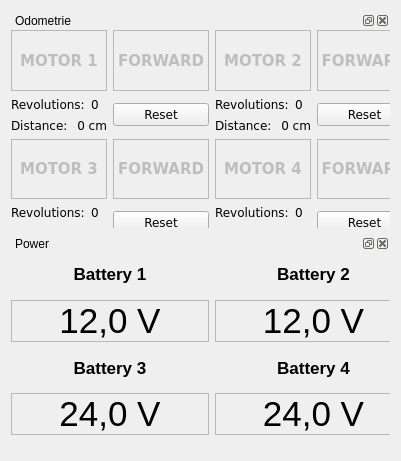
   <widget class="QWidget" name="layoutWidget" >
    <property name="geometry" >
     <rect>
      <x>980</x>
      <y>0</y>
      <width>401</width>
      <height>461</height>
     </rect>
    </property>
    <layout class="QVBoxLayout" name="verticalLayout_2" >
     <item>
      <widget class="QDockWidget" name="dockOdometrie" >
       <property name="sizePolicy" >
        <sizepolicy vsizetype="Expanding" hsizetype="Expanding" >
         <horstretch>0</horstretch>
         <verstretch>0</verstretch>
        </sizepolicy>
       </property>
       <property name="windowTitle" >
        <string>Odometrie</string>
       </property>
       <widget class="QWidget" name="dockWidgetContents_10" >
        <property name="geometry" >
         <rect>
          <x>0</x>
          <y>20</y>
          <width>399</width>
          <height>207</height>
         </rect>
        </property>
        <widget class="QWidget" name="layoutWidget" >
         <property name="geometry" >
          <rect>
           <x>0</x>
           <y>0</y>
           <width>401</width>
           <height>211</height>
          </rect>
         </property>
         <layout class="QGridLayout" name="gridLayout_2" >
          <item row="0" column="0" >
           <layout class="QVBoxLayout" >
            <item>
             <layout class="QHBoxLayout" >
              <item>
               <widget class="QLabel" name="lblPower1" >
                <property name="enabled" >
                 <bool>false</bool>
                </property>
                <property name="sizePolicy" >
                 <sizepolicy vsizetype="Minimum" hsizetype="Preferred" >
                  <horstretch>0</horstretch>
                  <verstretch>31</verstretch>
                 </sizepolicy>
                </property>
                <property name="font" >
                 <font>
                  <family>Verdana</family>
                  <pointsize>11</pointsize>
                  <weight>75</weight>
                  <italic>false</italic>
                  <bold>true</bold>
                  <underline>false</underline>
                  <strikeout>false</strikeout>
                 </font>
                </property>
                <property name="frameShape" >
                 <enum>QFrame::StyledPanel</enum>
                </property>
                <property name="frameShadow" >
                 <enum>QFrame::Raised</enum>
                </property>
                <property name="text" >
                 <string>MOTOR 1</string>
                </property>
                <property name="alignment" >
                 <set>Qt::AlignCenter</set>
                </property>
               </widget>
              </item>
              <item>
               <widget class="QLabel" name="lblDirection1" >
                <property name="enabled" >
                 <bool>false</bool>
                </property>
                <property name="sizePolicy" >
                 <sizepolicy vsizetype="Minimum" hsizetype="Preferred" >
                  <horstretch>0</horstretch>
                  <verstretch>31</verstretch>
                 </sizepolicy>
                </property>
                <property name="font" >
                 <font>
                  <family>Verdana</family>
                  <pointsize>11</pointsize>
                  <weight>75</weight>
                  <italic>false</italic>
                  <bold>true</bold>
                  <underline>false</underline>
                  <strikeout>false</strikeout>
                 </font>
                </property>
                <property name="frameShape" >
                 <enum>QFrame::StyledPanel</enum>
                </property>
                <property name="frameShadow" >
                 <enum>QFrame::Raised</enum>
                </property>
                <property name="text" >
                 <string>FORWARD</string>
                </property>
                <property name="alignment" >
                 <set>Qt::AlignCenter</set>
                </property>
                <property name="wordWrap" >
                 <bool>true</bool>
                </property>
               </widget>
              </item>
             </layout>
            </item>
            <item>
             <layout class="QHBoxLayout" >
              <item>
               <layout class="QVBoxLayout" >
                <item>
                 <layout class="QHBoxLayout" >
                  <item>
                   <widget class="QLabel" name="textLabel1_2" >
                    <property name="font" >
                     <font>
                      <family>Verdana</family>
                     </font>
                    </property>
                    <property name="text" >
                     <string>Revolutions:</string>
                    </property>
                   </widget>
                  </item>
                  <item>
                   <widget class="QLabel" name="labelRevolutions1" >
                    <property name="font" >
                     <font>
                      <family>Verdana</family>
                     </font>
                    </property>
                    <property name="layoutDirection" >
                     <enum>Qt::RightToLeft</enum>
                    </property>
                    <property name="text" >
                     <string>0</string>
                    </property>
                   </widget>
                  </item>
                 </layout>
                </item>
                <item>
                 <layout class="QHBoxLayout" >
                  <item>
                   <widget class="QLabel" name="textLabel1" >
                    <property name="font" >
                     <font>
                      <family>Verdana</family>
                     </font>
                    </property>
                    <property name="text" >
                     <string>Distance:</string>
                    </property>
                   </widget>
                  </item>
                  <item>
                   <widget class="QLabel" name="labelDrivenDistance1" >
                    <property name="font" >
                     <font>
                      <family>Verdana</family>
                     </font>
                    </property>
                    <property name="text" >
                     <string>0 cm</string>
                    </property>
                    <property name="alignment" >
                     <set>Qt::AlignRight|Qt::AlignTrailing|Qt::AlignVCenter</set>
                    </property>
                   </widget>
                  </item>
                 </layout>
                </item>
               </layout>
              </item>
              <item>
               <widget class="QPushButton" name="btnResetMovement1" >
                <property name="font" >
                 <font>
                  <family>Verdana</family>
                 </font>
                </property>
                <property name="text" >
                 <string>Reset</string>
                </property>
               </widget>
              </item>
             </layout>
            </item>
           </layout>
          </item>
          <item row="0" column="1" >
           <layout class="QVBoxLayout" >
            <item>
             <layout class="QHBoxLayout" >
              <item>
               <widget class="QLabel" name="lblPower2" >
                <property name="enabled" >
                 <bool>false</bool>
                </property>
                <property name="font" >
                 <font>
                  <family>Verdana</family>
                  <pointsize>11</pointsize>
                  <weight>75</weight>
                  <italic>false</italic>
                  <bold>true</bold>
                  <underline>false</underline>
                  <strikeout>false</strikeout>
                 </font>
                </property>
                <property name="frameShape" >
                 <enum>QFrame::StyledPanel</enum>
                </property>
                <property name="frameShadow" >
                 <enum>QFrame::Raised</enum>
                </property>
                <property name="text" >
                 <string>MOTOR 2</string>
                </property>
                <property name="alignment" >
                 <set>Qt::AlignCenter</set>
                </property>
               </widget>
              </item>
              <item>
               <widget class="QLabel" name="lblDirection2" >
                <property name="enabled" >
                 <bool>false</bool>
                </property>
                <property name="font" >
                 <font>
                  <family>Verdana</family>
                  <pointsize>11</pointsize>
                  <weight>75</weight>
                  <italic>false</italic>
                  <bold>true</bold>
                  <underline>false</underline>
                  <strikeout>false</strikeout>
                 </font>
                </property>
                <property name="frameShape" >
                 <enum>QFrame::StyledPanel</enum>
                </property>
                <property name="frameShadow" >
                 <enum>QFrame::Raised</enum>
                </property>
                <property name="text" >
                 <string>FORWARD</string>
                </property>
                <property name="alignment" >
                 <set>Qt::AlignCenter</set>
                </property>
                <property name="wordWrap" >
                 <bool>true</bool>
                </property>
               </widget>
              </item>
             </layout>
            </item>
            <item>
             <layout class="QHBoxLayout" >
              <item>
               <layout class="QVBoxLayout" >
                <item>
                 <layout class="QHBoxLayout" >
                  <item>
                   <widget class="QLabel" name="textLabel2_7" >
                    <property name="font" >
                     <font>
                      <family>Verdana</family>
                     </font>
                    </property>
                    <property name="text" >
                     <string>Revolutions:</string>
                    </property>
                   </widget>
                  </item>
                  <item>
                   <widget class="QLabel" name="labelRevolutions2" >
                    <property name="font" >
                     <font>
                      <family>Verdana</family>
                     </font>
                    </property>
                    <property name="layoutDirection" >
                     <enum>Qt::RightToLeft</enum>
                    </property>
                    <property name="text" >
                     <string>0</string>
                    </property>
                   </widget>
                  </item>
                 </layout>
                </item>
                <item>
                 <layout class="QHBoxLayout" >
                  <item>
                   <widget class="QLabel" name="textLabel2_6" >
                    <property name="font" >
                     <font>
                      <family>Verdana</family>
                     </font>
                    </property>
                    <property name="text" >
                     <string>Distance:</string>
                    </property>
                   </widget>
                  </item>
                  <item>
                   <widget class="QLabel" name="labelDrivenDistance2" >
                    <property name="font" >
                     <font>
                      <family>Verdana</family>
                     </font>
                    </property>
                    <property name="text" >
                     <string>0 cm</string>
                    </property>
                    <property name="alignment" >
                     <set>Qt::AlignRight|Qt::AlignTrailing|Qt::AlignVCenter</set>
                    </property>
                   </widget>
                  </item>
                 </layout>
                </item>
               </layout>
              </item>
              <item>
               <widget class="QPushButton" name="btnResetMovement2" >
                <property name="font" >
                 <font>
                  <family>Verdana</family>
                 </font>
                </property>
                <property name="text" >
                 <string>Reset</string>
                </property>
               </widget>
              </item>
             </layout>
            </item>
           </layout>
          </item>
          <item row="1" column="0" >
           <layout class="QVBoxLayout" >
            <item>
             <layout class="QHBoxLayout" >
              <item>
               <widget class="QLabel" name="lblPower3" >
                <property name="enabled" >
                 <bool>false</bool>
                </property>
                <property name="font" >
                 <font>
                  <family>Verdana</family>
                  <pointsize>11</pointsize>
                  <weight>75</weight>
                  <italic>false</italic>
                  <bold>true</bold>
                  <underline>false</underline>
                  <strikeout>false</strikeout>
                 </font>
                </property>
                <property name="frameShape" >
                 <enum>QFrame::StyledPanel</enum>
                </property>
                <property name="frameShadow" >
                 <enum>QFrame::Raised</enum>
                </property>
                <property name="text" >
                 <string>MOTOR 3</string>
                </property>
                <property name="alignment" >
                 <set>Qt::AlignCenter</set>
                </property>
               </widget>
              </item>
              <item>
               <widget class="QLabel" name="lblDirection1_2" >
                <property name="enabled" >
                 <bool>false</bool>
                </property>
                <property name="font" >
                 <font>
                  <family>Verdana</family>
                  <pointsize>11</pointsize>
                  <weight>75</weight>
                  <italic>false</italic>
                  <bold>true</bold>
                  <underline>false</underline>
                  <strikeout>false</strikeout>
                 </font>
                </property>
                <property name="frameShape" >
                 <enum>QFrame::StyledPanel</enum>
                </property>
                <property name="frameShadow" >
                 <enum>QFrame::Raised</enum>
                </property>
                <property name="text" >
                 <string>FORWARD</string>
                </property>
                <property name="alignment" >
                 <set>Qt::AlignCenter</set>
                </property>
                <property name="wordWrap" >
                 <bool>true</bool>
                </property>
               </widget>
              </item>
             </layout>
            </item>
            <item>
             <layout class="QHBoxLayout" >
              <item>
               <layout class="QVBoxLayout" >
                <item>
                 <layout class="QHBoxLayout" >
                  <item>
                   <widget class="QLabel" name="textLabel1_3" >
                    <property name="font" >
                     <font>
                      <family>Verdana</family>
                     </font>
                    </property>
                    <property name="text" >
                     <string>Revolutions:</string>
                    </property>
                   </widget>
                  </item>
                  <item>
                   <widget class="QLabel" name="labelRevolutions1_2" >
                    <property name="font" >
                     <font>
                      <family>Verdana</family>
                     </font>
                    </property>
                    <property name="layoutDirection" >
                     <enum>Qt::RightToLeft</enum>
                    </property>
                    <property name="text" >
                     <string>0</string>
                    </property>
                   </widget>
                  </item>
                 </layout>
                </item>
                <item>
                 <layout class="QHBoxLayout" >
                  <item>
                   <widget class="QLabel" name="textLabel1_4" >
                    <property name="font" >
                     <font>
                      <family>Verdana</family>
                     </font>
                    </property>
                    <property name="text" >
                     <string>Distance:</string>
                    </property>
                   </widget>
                  </item>
                  <item>
                   <widget class="QLabel" name="labelDrivenDistance1_2" >
                    <property name="font" >
                     <font>
                      <family>Verdana</family>
                     </font>
                    </property>
                    <property name="text" >
                     <string>0 cm</string>
                    </property>
                    <property name="alignment" >
                     <set>Qt::AlignRight|Qt::AlignTrailing|Qt::AlignVCenter</set>
                    </property>
                   </widget>
                  </item>
                 </layout>
                </item>
               </layout>
              </item>
              <item>
               <widget class="QPushButton" name="btnResetMovement1_2" >
                <property name="font" >
                 <font>
                  <family>Verdana</family>
                 </font>
                </property>
                <property name="text" >
                 <string>Reset</string>
                </property>
               </widget>
              </item>
             </layout>
            </item>
           </layout>
          </item>
          <item row="1" column="1" >
           <layout class="QVBoxLayout" >
            <item>
             <layout class="QHBoxLayout" >
              <item>
               <widget class="QLabel" name="lblPower4" >
                <property name="enabled" >
                 <bool>false</bool>
                </property>
                <property name="font" >
                 <font>
                  <family>Verdana</family>
                  <pointsize>11</pointsize>
                  <weight>75</weight>
                  <italic>false</italic>
                  <bold>true</bold>
                  <underline>false</underline>
                  <strikeout>false</strikeout>
                 </font>
                </property>
                <property name="frameShape" >
                 <enum>QFrame::StyledPanel</enum>
                </property>
                <property name="frameShadow" >
                 <enum>QFrame::Raised</enum>
                </property>
                <property name="text" >
                 <string>MOTOR 4</string>
                </property>
                <property name="alignment" >
                 <set>Qt::AlignCenter</set>
                </property>
               </widget>
              </item>
              <item>
               <widget class="QLabel" name="lblDirection1_3" >
                <property name="enabled" >
                 <bool>false</bool>
                </property>
                <property name="font" >
                 <font>
                  <family>Verdana</family>
                  <pointsize>11</pointsize>
                  <weight>75</weight>
                  <italic>false</italic>
                  <bold>true</bold>
                  <underline>false</underline>
                  <strikeout>false</strikeout>
                 </font>
                </property>
                <property name="frameShape" >
                 <enum>QFrame::StyledPanel</enum>
                </property>
                <property name="frameShadow" >
                 <enum>QFrame::Raised</enum>
                </property>
                <property name="text" >
                 <string>FORWARD</string>
                </property>
                <property name="alignment" >
                 <set>Qt::AlignCenter</set>
                </property>
                <property name="wordWrap" >
                 <bool>true</bool>
                </property>
               </widget>
              </item>
             </layout>
            </item>
            <item>
             <layout class="QHBoxLayout" >
              <item>
               <layout class="QVBoxLayout" >
                <item>
                 <layout class="QHBoxLayout" >
                  <item>
                   <widget class="QLabel" name="textLabel1_5" >
                    <property name="font" >
                     <font>
                      <family>Verdana</family>
                     </font>
                    </property>
                    <property name="text" >
                     <string>Revolutions:</string>
                    </property>
                   </widget>
                  </item>
                  <item>
                   <widget class="QLabel" name="labelRevolutions1_3" >
                    <property name="font" >
                     <font>
                      <family>Verdana</family>
                     </font>
                    </property>
                    <property name="layoutDirection" >
                     <enum>Qt::RightToLeft</enum>
                    </property>
                    <property name="text" >
                     <string>0</string>
                    </property>
                   </widget>
                  </item>
                 </layout>
                </item>
                <item>
                 <layout class="QHBoxLayout" >
                  <item>
                   <widget class="QLabel" name="textLabel1_6" >
                    <property name="font" >
                     <font>
                      <family>Verdana</family>
                     </font>
                    </property>
                    <property name="text" >
                     <string>Distance:</string>
                    </property>
                   </widget>
                  </item>
                  <item>
                   <widget class="QLabel" name="labelDrivenDistance1_3" >
                    <property name="font" >
                     <font>
                      <family>Verdana</family>
                     </font>
                    </property>
                    <property name="text" >
                     <string>0 cm</string>
                    </property>
                    <property name="alignment" >
                     <set>Qt::AlignRight|Qt::AlignTrailing|Qt::AlignVCenter</set>
                    </property>
                   </widget>
                  </item>
                 </layout>
                </item>
               </layout>
              </item>
              <item>
               <widget class="QPushButton" name="btnResetMovement1_3" >
                <property name="font" >
                 <font>
                  <family>Verdana</family>
                 </font>
                </property>
                <property name="text" >
                 <string>Reset</string>
                </property>
               </widget>
              </item>
             </layout>
            </item>
           </layout>
          </item>
         </layout>
        </widget>
       </widget>
      </widget>
     </item>
     <item>
      <widget class="QDockWidget" name="dockWidget_2" >
       <property name="windowTitle" >
        <string>Power</string>
       </property>
       <widget class="QWidget" name="dockWidgetContents_6" >
        <property name="geometry" >
         <rect>
          <x>0</x>
          <y>20</y>
          <width>399</width>
          <height>206</height>
         </rect>
        </property>
        <widget class="QWidget" name="layoutWidget" >
         <property name="geometry" >
          <rect>
           <x>0</x>
           <y>1</y>
           <width>401</width>
           <height>181</height>
          </rect>
         </property>
         <layout class="QGridLayout" name="gridLayout" >
          <item row="0" column="0" >
           <layout class="QVBoxLayout" >
            <item>
             <layout class="QHBoxLayout" >
              <item>
               <widget class="QLabel" name="label_3" >
                <property name="font" >
                 <font>
                  <pointsize>13</pointsize>
                  <weight>75</weight>
                  <bold>true</bold>
                 </font>
                </property>
                <property name="text" >
                 <string>Battery 1</string>
                </property>
                <property name="alignment" >
                 <set>Qt::AlignCenter</set>
                </property>
               </widget>
              </item>
             </layout>
            </item>
            <item>
             <widget class="QLabel" name="lblBatteryPower1" >
              <property name="font" >
               <font>
                <pointsize>26</pointsize>
                <weight>50</weight>
                <bold>false</bold>
               </font>
              </property>
              <property name="autoFillBackground" >
               <bool>true</bool>
              </property>
              <property name="frameShape" >
               <enum>QFrame::StyledPanel</enum>
              </property>
              <property name="frameShadow" >
               <enum>QFrame::Raised</enum>
              </property>
              <property name="text" >
               <string>12,0 V</string>
              </property>
              <property name="alignment" >
               <set>Qt::AlignCenter</set>
              </property>
             </widget>
            </item>
           </layout>
          </item>
          <item row="0" column="1" >
           <layout class="QVBoxLayout" >
            <item>
             <layout class="QHBoxLayout" >
              <item>
               <widget class="QLabel" name="label_10" >
                <property name="font" >
                 <font>
                  <pointsize>13</pointsize>
                  <weight>75</weight>
                  <bold>true</bold>
                 </font>
                </property>
                <property name="text" >
                 <string>Battery 2</string>
                </property>
                <property name="alignment" >
                 <set>Qt::AlignCenter</set>
                </property>
               </widget>
              </item>
             </layout>
            </item>
            <item>
             <widget class="QLabel" name="lblBatteryPower2" >
              <property name="font" >
               <font>
                <pointsize>26</pointsize>
                <weight>50</weight>
                <bold>false</bold>
               </font>
              </property>
              <property name="autoFillBackground" >
               <bool>true</bool>
              </property>
              <property name="frameShape" >
               <enum>QFrame::StyledPanel</enum>
              </property>
              <property name="frameShadow" >
               <enum>QFrame::Raised</enum>
              </property>
              <property name="text" >
               <string>12,0 V</string>
              </property>
              <property name="alignment" >
               <set>Qt::AlignCenter</set>
              </property>
             </widget>
            </item>
           </layout>
          </item>
          <item row="1" column="0" >
           <layout class="QVBoxLayout" >
            <item>
             <layout class="QHBoxLayout" >
              <item>
               <widget class="QLabel" name="label_11" >
                <property name="font" >
                 <font>
                  <pointsize>13</pointsize>
                  <weight>75</weight>
                  <bold>true</bold>
                 </font>
                </property>
                <property name="text" >
                 <string>Battery 3</string>
                </property>
                <property name="alignment" >
                 <set>Qt::AlignCenter</set>
                </property>
               </widget>
              </item>
             </layout>
            </item>
            <item>
             <widget class="QLabel" name="lblBatteryPower3" >
              <property name="font" >
               <font>
                <pointsize>26</pointsize>
                <weight>50</weight>
                <bold>false</bold>
               </font>
              </property>
              <property name="autoFillBackground" >
               <bool>true</bool>
              </property>
              <property name="frameShape" >
               <enum>QFrame::StyledPanel</enum>
              </property>
              <property name="frameShadow" >
               <enum>QFrame::Raised</enum>
              </property>
              <property name="text" >
               <string>24,0 V</string>
              </property>
              <property name="alignment" >
               <set>Qt::AlignCenter</set>
              </property>
             </widget>
            </item>
           </layout>
          </item>
          <item row="1" column="1" >
           <layout class="QVBoxLayout" >
            <item>
             <layout class="QHBoxLayout" >
              <item>
               <widget class="QLabel" name="label_12" >
                <property name="font" >
                 <font>
                  <pointsize>13</pointsize>
                  <weight>75</weight>
                  <bold>true</bold>
                 </font>
                </property>
                <property name="text" >
                 <string>Battery 4</string>
                </property>
                <property name="alignment" >
                 <set>Qt::AlignCenter</set>
                </property>
               </widget>
              </item>
             </layout>
            </item>
            <item>
             <widget class="QLabel" name="lblBatteryPower4" >
              <property name="font" >
               <font>
                <pointsize>26</pointsize>
                <weight>50</weight>
                <bold>false</bold>
               </font>
              </property>
              <property name="autoFillBackground" >
               <bool>true</bool>
              </property>
              <property name="frameShape" >
               <enum>QFrame::StyledPanel</enum>
              </property>
              <property name="frameShadow" >
               <enum>QFrame::Raised</enum>
              </property>
              <property name="text" >
               <string>24,0 V</string>
              </property>
              <property name="alignment" >
               <set>Qt::AlignCenter</set>
              </property>
             </widget>
            </item>
           </layout>
          </item>
         </layout>
        </widget>
       </widget>
      </widget>
     </item>
    </layout>
   </widget>
